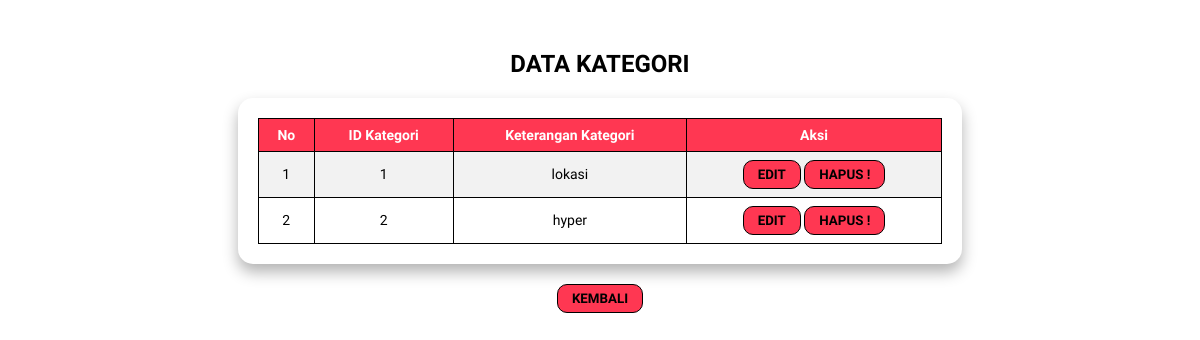
/UJIKOMFALAQ/admin/kategori.php, run on an earlier commit of the app's database.
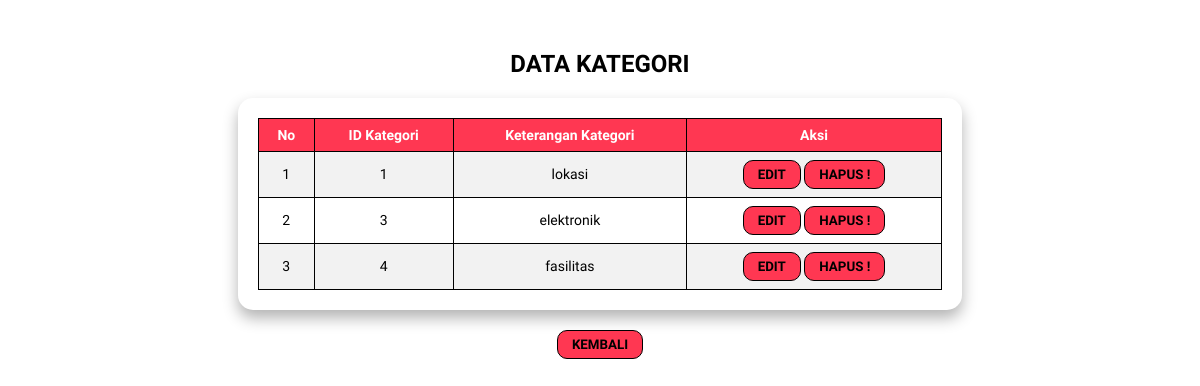
And on a later commit of the database.
### tables this page shows
CREATE TABLE `kategori` (
  `id_kategori` int NOT NULL,
  `ket_kategori` varchar(225) NOT NULL
);

### UJIKOMFALAQ/admin/kategori.php (the view, shortened to what this page needs)
<?php
$koneksi = mysqli_connect("localhost","root","","ujikom_12rpl2_falaq");
$query = mysqli_query($koneksi, "SELECT * FROM kategori");
$no = 1;
?>
<!DOCTYPE html>
<html lang="id">
<head>
</head>
<body>
<h2>DATA KATEGORI</h2>
<div class="box">
    <table>
        <tr>
            <th>No</th>
            <th>ID Kategori</th>
            <th>Keterangan Kategori</th>
            <th>Aksi</th>
        </tr>
        <?php while ($data = mysqli_fetch_assoc($query)) { ?>
        <tr>
            <td><?= $no++ ?></td>
            <td><?= $data['id_kategori'] ?></td>
            <td><?= $data['ket_kategori'] ?></td>
            <td class="aksi">
                <a href="edit-kategori.php?id=<?= $data['id_kategori'] ?>">
                    <button><b>EDIT</b></button>
                </a>
                <a href="hapus-kategori.php?id=<?= $data['id_kategori'] ?>"
                   onclick="return confirm('Ciuss pengen apuss nih hamphh?')">
                    <button><b>HAPUS !</b></button>
        </tr>
        <?php } ?>
    </table>
</div>
<div class="kembali">
    <a href="admin.php">
        <button><b>KEMBALI</b></button>
    </a>
</div>
</body>
</html>

What changed in the data, as far as the page shows it:
removed kategori: id_kategori "2", ket_kategori "hyper"
added kategori: id_kategori "3", ket_kategori "elektronik"
added kategori: id_kategori "4", ket_kategori "fasilitas"
